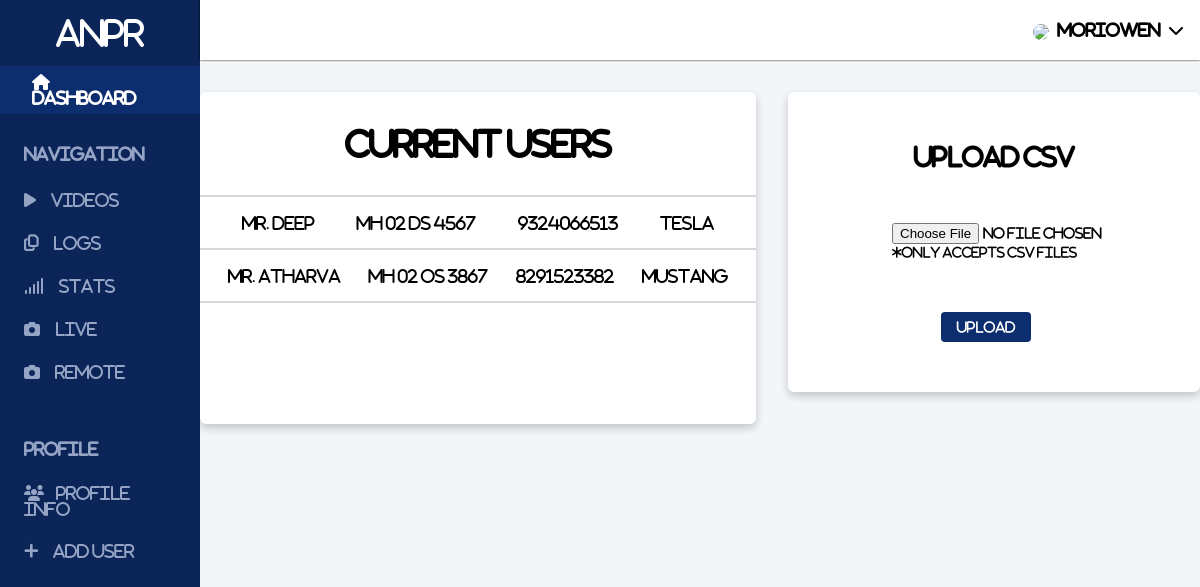
Page /addusers/ (signed in) on the earlier database version.
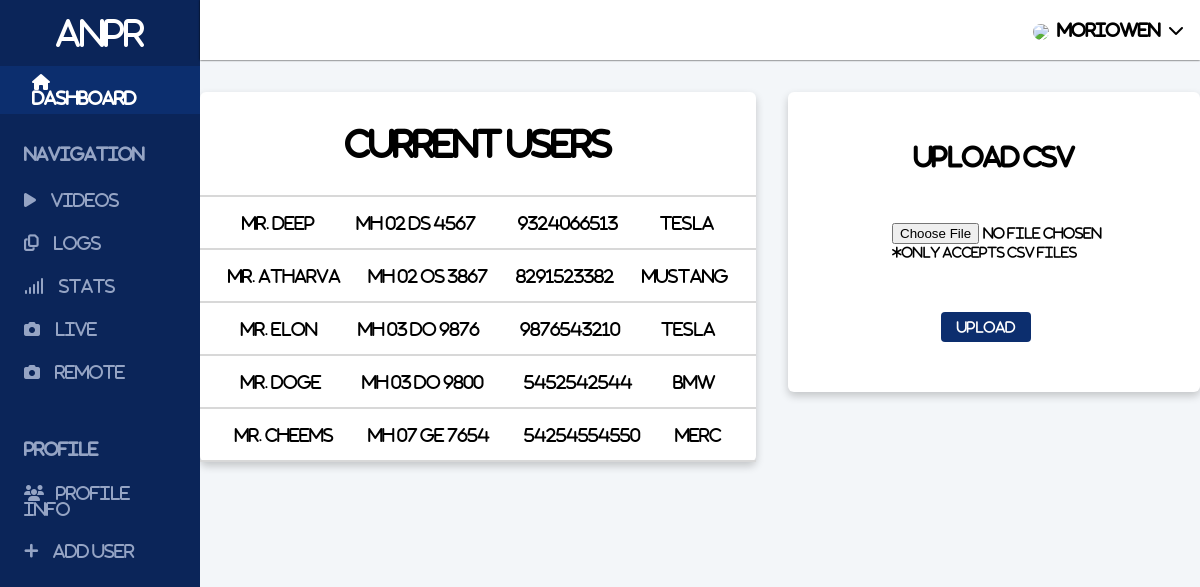
Same page on the later database version.
### app/models.py (models this page shows)
class CarProfile(models.Model):
    user = models.ForeignKey(User, default="", on_delete=models.CASCADE, null=True, blank=True)
    name = models.CharField(max_length=150)
    phone = models.CharField(max_length=150)
    carno = models.CharField(max_length=50)
    carmodel = models.CharField(max_length=50)
    carcolour = models.CharField(max_length=50)
    def __str__(self):
        return self.name

### app/views.py (the view, shortened to what this page needs)
# urls.py: path('addusers/', views.addusers, name="addusers"),
def addusers(request):
    template = "addcars.html"
    data = CarProfile.objects.all()
    prompt = {
        'order': 'Order of the CSV should be name, phone, carno, carmodel, carcolour',
        'profiles': data
              }
    if request.method == "GET":
        users = CarProfile.objects.filter(user=request.user)
        context = {'users': users}
        print(users)
        return render(request, template, context)

### templates/addcars.html (shortened to what this page needs)
{% extends 'base.html' %} {% load static %}
{% block header %}
<link rel="stylesheet" href="{% static 'addusers.css' %}" />
{% endblock header %}
{% block body %}
<div class="content">
  <div class="grid__wrapper">
    <div class="upload__grid">
      <form action="" method="POST" enctype="multipart/form-data">
        <div class="upload__form">
          <h2>Upload CSV</h2>
          <div class="form__control">
            <input type="file" id="file1" name="file" />
            <p>*Only accepts CSV files</p>
          </div>
          <div class="btn_box">
            <button type="submit" style="margin-right: 1rem">Upload</button>
          </div>
        </div>
      </form>
      <div class="recent_logs">
        <h1 style="text-align: center; padding: 2rem 0">Current Users</h1>
        <div class="log__table">
          <hr />
          {% for user in users %}
          <div class="log">
            <div class="log__owner">Mr. {{user}}</div>
            <div class="log__number">{{user.carno}}</div>
            <div class="log__phone">{{user.phone}}</div>
            <div class="log__model">{{user.carmodel}}</div>
          </div>
          <hr />
          {% endfor %}
        </div>
      </div>
    </div>
  </div>
</div>
{% endblock body %}

Differences in the rows shown:
added CarProfile: name "elon", carno "MH 03 DO 9876", phone "9876543210", carmodel "Tesla"
added CarProfile: name "doge", carno "MH 03 DO 9800", phone "5452542544", carmodel "bmw"
added CarProfile: name "cheems", carno "MH 07 GE 7654", phone "54254554550", carmodel "merc"
